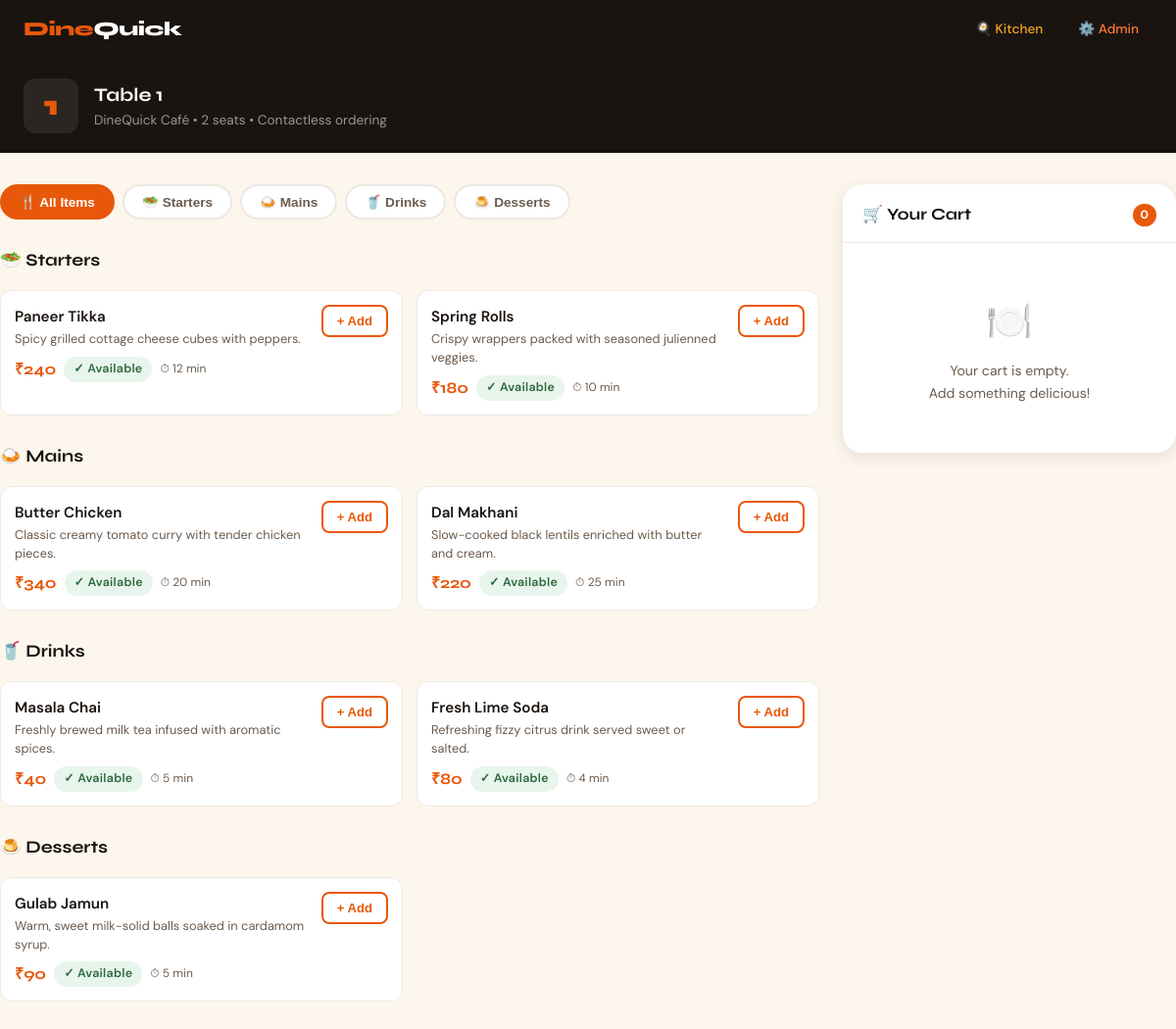
The page /table/1 on the database its author committed.
### tables this page shows
CREATE TABLE tables (
            number INTEGER PRIMARY KEY,
            name TEXT NOT NULL,
            seats INTEGER DEFAULT 4,
            status TEXT DEFAULT 'Vacant'
        );

CREATE TABLE settings (
            key TEXT PRIMARY KEY,
            value TEXT NOT NULL
        );

CREATE TABLE categories (
            id INTEGER PRIMARY KEY AUTOINCREMENT,
            name TEXT NOT NULL,
            icon TEXT NOT NULL,
            sort_order INTEGER DEFAULT 0
        );

CREATE TABLE menu_items (
            id INTEGER PRIMARY KEY AUTOINCREMENT,
            category_id INTEGER NOT NULL,
            name TEXT NOT NULL,
            description TEXT,
            price REAL NOT NULL,
            available INTEGER DEFAULT 1,
            prep_time INTEGER DEFAULT 15,
            FOREIGN KEY (category_id) REFERENCES categories(id)
        );

### app.py (the view)
@app.route("/table/<int:table_num>")
def table_menu(table_num):
    conn = get_db()
    table = conn.execute("SELECT * FROM tables WHERE number = ?", (table_num,)).fetchone()
    if not table:
        conn.close()
        return "Table entry not found.", 404
    categories = conn.execute("SELECT * FROM categories ORDER BY sort_order").fetchall()
    items = conn.execute("SELECT * FROM menu_items").fetchall()
    settings = {r["key"]: r["value"] for r in conn.execute("SELECT * FROM settings").fetchall()}
    conn.close()
    return render_template("menu.html", table=table, categories=categories, items=items, settings=settings)

### app.py (called while the page is built)
def get_db():
    db_dir = os.path.dirname(DB_PATH)
    if db_dir and not os.path.exists(db_dir):
        os.makedirs(db_dir, exist_ok=True)
    conn = sqlite3.connect(DB_PATH)
    conn.row_factory = sqlite3.Row
    return conn

### templates/menu.html (shortened to what this page needs)
{% extends "base.html" %}
{% block body %}
<div class="table-header">
  <div class="table-badge-big">{{ table.number }}</div>
  <div class="table-header-info">
    <h2>{{ table.name }}</h2>
    <p>{{ settings.restaurant_name }} &bull; {{ table.seats }} seats &bull; Contactless ordering</p>
  </div>
</div>
<div class="container page-body">
  <div class="menu-layout">
    <div>
      <div class="cat-tabs" id="catTabs">
        <button class="cat-tab active" data-cat="all">🍴 All Items</button>
        {% for cat in categories %}
        <button class="cat-tab" data-cat="{{ cat.id }}">{{ cat.icon }} {{ cat.name }}</button>
        {% endfor %}
      </div>
      <div id="section-all" class="menu-section active">
        {% for cat in categories %}
        {% set cat_items = items | selectattr("category_id", "equalto", cat.id) | list %}
        {% if cat_items %}
        <div class="menu-section-title" id="cat-{{ cat.id }}">{{ cat.icon }} {{ cat.name }}</div>
        <div class="menu-grid" style="margin-bottom:28px">
          {% for item in cat_items %}
          <div class="menu-item {% if not item.available %}unavailable{% endif %}"
               data-id="{{ item.id }}" data-cat="{{ item.category_id }}">
            <div class="item-info">
              <div class="item-name">{{ item.name }}</div>
              <div class="item-desc">{{ item.description }}</div>
              <div class="item-meta">
                <span class="item-price">{{ settings.currency_symbol }}{{ item.price | int }}</span>
                {% if item.available %}
                <span class="badge badge-avail">✓ Available</span>
                {% else %}
                <span class="badge badge-unavail">Unavailable</span>
                {% endif %}
                <span class="item-prep">⏱ {{ item.prep_time }} min</span>
              </div>
            </div>
            <div class="item-actions">
              {% if item.available %}
              <button class="add-btn" id="addbtn-{{ item.id }}"
                      onclick="addToCart({{ item.id }}, '{{ item.name }}', {{ item.price | int }})">
                + Add
              </button>
              {% else %}
              <button class="add-btn" disabled style="opacity:.4;cursor:not-allowed">Unavailable</button>
              {% endif %}
            </div>
          </div>
          {% endfor %}
        </div>
        {% endif %}
        {% endfor %}
      </div>
    </div>
    <div class="cart-panel" id="cartPanel">
      <div class="cart-header">
        <span class="cart-title">🛒 Your Cart</span>
        <span class="cart-count" id="cartCount">0</span>
      </div>
      <div class="cart-items" id="cartItems">
        <div class="cart-empty">
          <div class="big-icon">🍽️</div>
          <div>Your cart is empty.<br>Add something delicious!</div>
        </div>
      </div>
    </div>
  </div>
</div>
{% endblock %}

### templates/base.html (style rules this page uses)
:root { --saffron: #E8580A; --saffron-lt: #FF7A35; --saffron-dk: #B8420A; --cream: #FDF6EC; --ink: #1A1410; --ink-60: #6B5B4E; --ink-20: #EDE8E3; --leaf: #2D6A3F; --leaf-lt: #E8F5EC; --amber: #F5A623; --red: #D94B2B; --surface: #FFFFFF; --radius: 12px; --radius-lg: 20px; --shadow-sm: 0 1px 3px rgba(26,20,16,.08); --shadow-md: 0 4px 16px rgba(26,20,16,.10); --shadow-lg: 0 12px 40px rgba(26,20,16,.14); --font-display: 'Syne', sans-serif; --font-body: 'DM Sans', sans-serif; }
*, *::before, *::after { box-sizing: border-box; margin: 0; padding: 0; }
body { font-family: var(--font-body); background: var(--cream); color: var(--ink); min-height: 100vh; line-height: 1.6; }
.badge { display: inline-flex; align-items: center; gap: 5px; padding: 3px 10px; border-radius: 99px; font-size: .78rem; font-weight: 600; letter-spacing: .02em; }
.badge-avail { background: var(--leaf-lt); color: var(--leaf); }
.container { max-width: 1200px; margin: 0 auto; padding: 0 20px; }
.page-body { padding: 32px 0 60px; }

### templates/menu.html (style rules this page uses)
.menu-layout { display: grid; grid-template-columns: 1fr 340px; gap: 24px; align-items: start; }
.table-header { background: var(--ink); padding: 20px 24px; display: flex; align-items: center; gap: 16px; color: #fff; border-radius: 0; }
.table-badge-big { font-family: var(--font-display); font-size: 1.8rem; font-weight: 800; color: var(--saffron); line-height: 1; width: 56px; height: 56px; background: rgba(255,255,255,.08); border-radius: 12px; display: flex; align-items: center; justify-content: center; flex-shrink: 0; }
.table-header-info h2 { font-family: var(--font-display); font-weight: 700; font-size: 1.2rem; }
.table-header-info p { color: rgba(255,255,255,.55); font-size:.85rem; }
.cat-tabs { display: flex; gap: 8px; overflow-x: auto; padding: 0 0 4px; scrollbar-width: none; margin-bottom: 24px; position: sticky; top: 60px; background: var(--cream); z-index: 80; }
.cat-tab { padding: 8px 18px; border-radius: 99px; border: 2px solid var(--ink-20); background: var(--surface); color: var(--ink-60); font-weight: 600; font-size: .85rem; cursor: pointer; white-space: nowrap; transition: all .18s; display: flex; gap: 6px; align-items: center; }
.cat-tab.active { background: var(--saffron); border-color: var(--saffron); color: #fff; }
.menu-section { display: block; }
.menu-section-title { font-family: var(--font-display); font-size: 1.1rem; font-weight: 700; margin-bottom: 16px; display: flex; align-items: center; gap: 8px; color: var(--ink); scroll-margin-top: 130px; }
.menu-grid { display: grid; grid-template-columns: repeat(auto-fill, minmax(280px,1fr)); gap: 14px; }
.menu-item { background: var(--surface); border-radius: var(--radius); border: 1.5px solid var(--ink-20); display: flex; gap: 12px; padding: 14px; transition: all .18s; position: relative; }
.item-info { flex: 1; min-width: 0; }
.item-name { font-weight: 600; font-size: .95rem; margin-bottom: 2px; }
.item-desc { color: var(--ink-60); font-size: .8rem; line-height: 1.45; margin-bottom: 8px; }
.item-meta { display: flex; align-items: center; gap: 8px; flex-wrap: wrap; }
.item-price { font-family: var(--font-display); font-weight: 700; font-size: 1rem; color: var(--saffron); }
.item-prep { font-size: .75rem; color: var(--ink-60); }
.item-actions { display: flex; flex-direction: column; align-items: flex-end; justify-content: space-between; }
.add-btn { padding: 7px 14px; border-radius: 8px; border: 2px solid var(--saffron); background: transparent; color: var(--saffron); font-weight: 600; font-size: .82rem; cursor: pointer; transition: all .18s; white-space: nowrap; }
.cart-panel { background: var(--surface); border-radius: var(--radius-lg); box-shadow: var(--shadow-md); position: sticky; top: 80px; }
.cart-header { padding: 18px 20px 14px; border-bottom: 1.5px solid var(--ink-20); display: flex; align-items: center; justify-content: space-between; }
.cart-title { font-family: var(--font-display); font-weight: 700; font-size: 1.05rem; }
.cart-count { background: var(--saffron); color: #fff; border-radius: 99px; font-size: .75rem; font-weight: 700; padding: 2px 8px; }
.cart-items { padding: 14px 20px; max-height: 320px; overflow-y: auto; }
.cart-empty { text-align: center; padding: 36px 20px; color: var(--ink-60); font-size: .88rem; }
.cart-empty .big-icon { font-size: 2.4rem; margin-bottom: 8px; }

### rows shown on the page
tables: number "1", name "Table 1", seats "2"
settings: restaurant_name "DineQuick Café"
categories: icon "🥗", name "Starters"
categories: icon "🍛", name "Mains"
categories: icon "🥤", name "Drinks"
categories: icon "🍮", name "Desserts"
menu_items: name "Paneer Tikka", description "Spicy grilled cottage cheese cubes with peppers.", currency_symbol "₹", price "240", available "✓ Available", prep_time "12"
menu_items: name "Spring Rolls", description "Crispy wrappers packed with seasoned julienned veggies.", currency_symbol "₹", price "180", available "✓ Available", prep_time "10"
menu_items: name "Butter Chicken", description "Classic creamy tomato curry with tender chicken pieces.", currency_symbol "₹", price "340", available "✓ Available", prep_time "20"
menu_items: name "Dal Makhani", description "Slow-cooked black lentils enriched with butter and cream.", currency_symbol "₹", price "220", available "✓ Available", prep_time "25"
menu_items: name "Masala Chai", description "Freshly brewed milk tea infused with aromatic spices.", currency_symbol "₹", price "40", available "✓ Available", prep_time "5"
menu_items: name "Fresh Lime Soda", description "Refreshing fizzy citrus drink served sweet or salted.", currency_symbol "₹", price "80", available "✓ Available", prep_time "4"
menu_items: name "Gulab Jamun", description "Warm, sweet milk-solid balls soaked in cardamom syrup.", currency_symbol "₹", price "90", available "✓ Available", prep_time "5"
